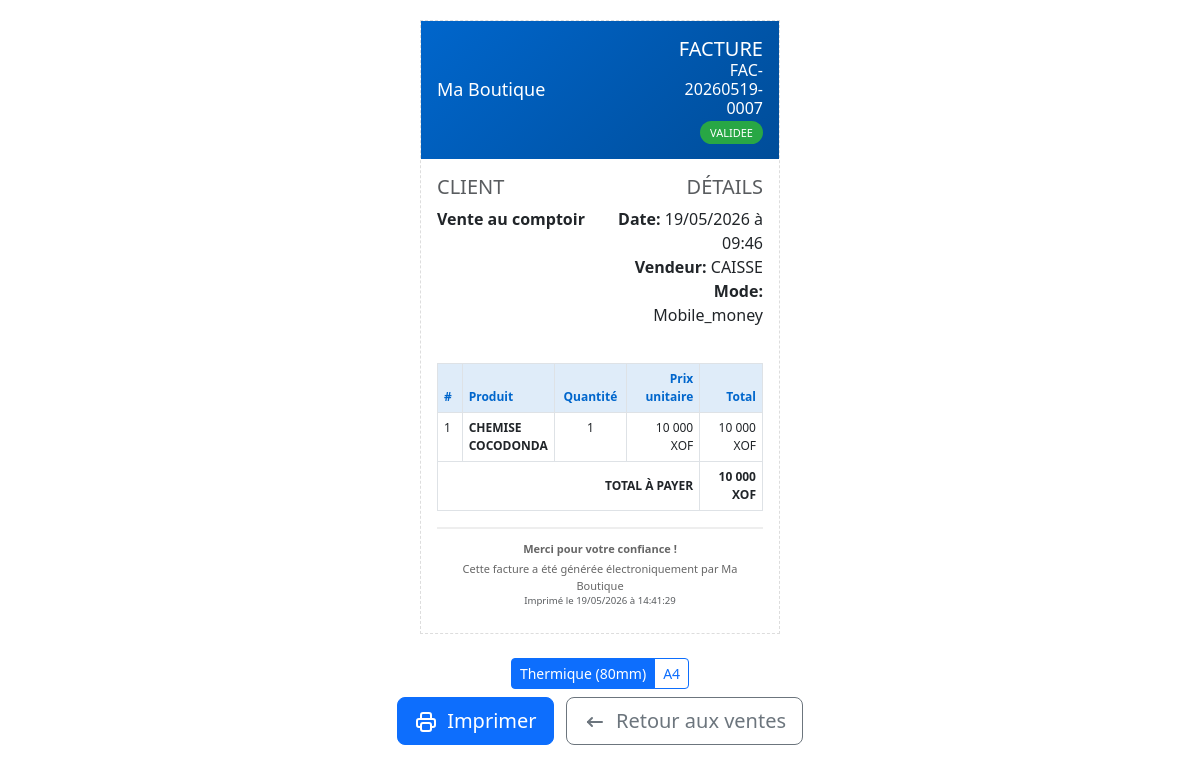
/facture_impression.php?id=43 (signed in), run on the app's committed database.
### tables this page shows
CREATE TABLE `configuration` (
  `id_config` int(11) NOT NULL AUTO_INCREMENT,
  `nom_boutique` varchar(255) NOT NULL COMMENT 'Nom de la boutique/entreprise',
  `slogan` varchar(255) DEFAULT NULL COMMENT 'Slogan ou description courte',
  `logo` varchar(255) DEFAULT NULL COMMENT 'Chemin vers le fichier logo',
  `couleur_primaire` varchar(7) DEFAULT '#e6e64c' COMMENT 'Couleur principale (format HEX)',
  `couleur_secondaire` varchar(7) DEFAULT '#556a94' COMMENT 'Couleur secondaire (format HEX)',
  `adresse` text DEFAULT NULL COMMENT 'Adresse complète de l''entreprise',
  `telephone` varchar(100) DEFAULT NULL COMMENT 'Numéro(s) de téléphone',
  `email` varchar(255) DEFAULT NULL COMMENT 'Adresse email',
  `site_web` varchar(255) DEFAULT NULL COMMENT 'Site web de l''entreprise',
  `num_registre_commerce` varchar(100) DEFAULT NULL COMMENT 'Numéro d''enregistrement (RCCM, etc.)',
  `num_impot` varchar(100) DEFAULT NULL COMMENT 'Numéro fiscal/TVA',
  `devise` varchar(10) DEFAULT '$' COMMENT 'Symbole de la devise utilisée',
  `taux_tva` decimal(5,2) DEFAULT 0.00 COMMENT 'Taux de TVA par défaut (%)',
  `fuseau_horaire` varchar(50) DEFAULT 'Africa/Lubumbashi' COMMENT 'Fuseau horaire',
  `langue` varchar(10) DEFAULT 'fr' COMMENT 'Langue du système (fr, en, etc.)',
  `est_configure` tinyint(1) DEFAULT 0 COMMENT '0=Non configuré, 1=Configuré',
  `date_configuration` datetime DEFAULT NULL COMMENT 'Date de première configuration',
  `date_modification` timestamp NOT NULL DEFAULT current_timestamp() ON UPDATE current_timestamp(),
  `atelier_mode` tinyint(1) NOT NULL DEFAULT 0 COMMENT 'Activer le module Atelier Couture',
  `smtp_host` varchar(255) DEFAULT '' COMMENT 'H',
  `smtp_port` smallint(6) DEFAULT 587 COMMENT 'Port SMTP',
  `smtp_secure` varchar(10) DEFAULT 'tls' COMMENT 'tls ou ssl',
  `smtp_user` varchar(255) DEFAULT '' COMMENT 'Utilisateur SMTP',
  `smtp_pass` varchar(255) DEFAULT '' COMMENT 'Mot de passe SMTP',
  `smtp_from` varchar(255) DEFAULT '' COMMENT 'Email exp',
  `smtp_from_name` varchar(255) DEFAULT '' COMMENT 'Nom exp',
  `email_bilan` varchar(255) DEFAULT '' COMMENT 'Email destinataire bilan',
  `bilan_actif` tinyint(1) DEFAULT 0 COMMENT 'Activer envoi bilan journalier',
  PRIMARY KEY (`id_config`)
);

CREATE TABLE `ventes` (
  `id_vente` int(11) NOT NULL AUTO_INCREMENT,
  `numero_facture` varchar(50) NOT NULL COMMENT 'Numéro unique de la facture',
  `id_client` int(11) DEFAULT NULL COMMENT 'Client (NULL = vente comptoir)',
  `id_vendeur` int(11) NOT NULL COMMENT 'Vendeur/Caissier qui a effectué la vente',
  `montant_total` decimal(15,2) NOT NULL DEFAULT 0.00 COMMENT 'Montant total de la vente',
  `montant_ht` decimal(10,2) DEFAULT 0.00,
  `montant_remise` decimal(15,2) DEFAULT 0.00 COMMENT 'Remise accordée',
  `montant_tva` decimal(15,2) DEFAULT 0.00 COMMENT 'Montant TVA',
  `montant_paye` decimal(15,2) NOT NULL DEFAULT 0.00 COMMENT 'Montant payé par le client',
  `montant_rendu` decimal(15,2) DEFAULT 0.00 COMMENT 'Monnaie rendue',
  `mode_paiement` enum('especes','carte','mobile_money','cheque','credit') DEFAULT 'especes',
  `date_echeance` date DEFAULT NULL,
  `statut` enum('en_cours','validee','annulee') DEFAULT 'validee',
  `notes` text DEFAULT NULL COMMENT 'Notes ou observations',
  `date_vente` datetime DEFAULT current_timestamp() COMMENT 'Date et heure de la vente',
  `date_modification` timestamp NOT NULL DEFAULT current_timestamp() ON UPDATE current_timestamp(),
  `is_confection` tinyint(1) NOT NULL DEFAULT 0 COMMENT 'Commande de confection atelier',
  `type_confection` varchar(100) DEFAULT NULL COMMENT 'Type de confection (chemise, pantalon, boubou...)',
  PRIMARY KEY (`id_vente`),
  UNIQUE KEY `numero_facture` (`numero_facture`),
  UNIQUE KEY `unique_numero_facture` (`numero_facture`),
  KEY `idx_client` (`id_client`),
  KEY `idx_vendeur` (`id_vendeur`),
  KEY `idx_date` (`date_vente`),
  KEY `idx_statut` (`statut`),
  KEY `idx_ventes_date_statut` (`date_vente`,`statut`),
  KEY `idx_ventes_mode_paiement` (`mode_paiement`),
  KEY `idx_ventes_date_echeance` (`date_echeance`)
);

CREATE TABLE `utilisateurs` (
  `id_utilisateur` int(11) NOT NULL AUTO_INCREMENT,
  `nom_complet` varchar(255) NOT NULL COMMENT 'Nom complet de l''utilisateur',
  `login` varchar(100) NOT NULL COMMENT 'Identifiant de connexion (unique)',
  `mot_de_passe` varchar(255) NOT NULL COMMENT 'Mot de passe hashé (password_hash)',
  `email` varchar(255) DEFAULT NULL COMMENT 'Adresse email',
  `telephone` varchar(50) DEFAULT NULL COMMENT 'Numéro de téléphone',
  `niveau_acces` tinyint(1) NOT NULL DEFAULT 2 COMMENT '1=Admin, 2=Vendeur',
  `id_depot` int(11) DEFAULT NULL COMMENT 'Dépôt assigné (obligatoire pour les caissiers/vendeurs)',
  `photo` varchar(255) DEFAULT NULL COMMENT 'Photo de profil',
  `est_actif` tinyint(1) DEFAULT 1 COMMENT '0=Inactif, 1=Actif',
  `date_creation` datetime DEFAULT current_timestamp() COMMENT 'Date de création du compte',
  `date_derniere_connexion` datetime DEFAULT NULL COMMENT 'Dernière connexion',
  `date_modification` timestamp NOT NULL DEFAULT current_timestamp() ON UPDATE current_timestamp(),
  PRIMARY KEY (`id_utilisateur`),
  UNIQUE KEY `login` (`login`),
  KEY `idx_login` (`login`),
  KEY `idx_niveau` (`niveau_acces`),
  KEY `fk_user_depot` (`id_depot`)
);

CREATE TABLE `details_vente` (
  `id_detail` int(11) NOT NULL AUTO_INCREMENT,
  `id_vente` int(11) NOT NULL COMMENT 'Référence à la vente',
  `id_produit` int(11) NOT NULL COMMENT 'Produit vendu',
  `nom_produit` varchar(255) NOT NULL COMMENT 'Nom du produit',
  `quantite` int(11) NOT NULL DEFAULT 1 COMMENT 'Quantité vendue',
  `prix_unitaire` decimal(15,2) NOT NULL COMMENT 'Prix unitaire',
  `prix_achat_unitaire` decimal(15,2) NOT NULL COMMENT 'Prix achat',
  `prix_total` decimal(15,2) NOT NULL COMMENT 'Total ligne',
  `benefice_ligne` decimal(15,2) NOT NULL COMMENT 'Bénéfice ligne',
  `remise_ligne` decimal(15,2) DEFAULT 0.00 COMMENT 'Remise ligne',
  `date_creation` datetime DEFAULT current_timestamp(),
  PRIMARY KEY (`id_detail`),
  KEY `idx_vente` (`id_vente`),
  KEY `idx_produit` (`id_produit`)
);

CREATE TABLE `produits` (
  `id_produit` int(11) NOT NULL AUTO_INCREMENT,
  `code_produit` varchar(100) DEFAULT NULL COMMENT 'Code/Référence unique du produit',
  `nom_produit` varchar(255) NOT NULL COMMENT 'Nom du produit',
  `description` text DEFAULT NULL COMMENT 'Description détaillée',
  `id_categorie` int(11) DEFAULT NULL COMMENT 'Catégorie du produit',
  `id_fournisseur_principal` int(11) DEFAULT NULL COMMENT 'Fournisseur principal du produit',
  `prix_achat` decimal(15,2) NOT NULL DEFAULT 0.00 COMMENT 'Prix d''achat (VISIBLE ADMIN SEULEMENT)',
  `prix_vente` decimal(15,2) NOT NULL DEFAULT 0.00 COMMENT 'Prix de vente recommandé',
  `prix_vente_min` decimal(15,2) DEFAULT NULL COMMENT 'Prix de vente minimum autorisé',
  `quantite_stock` int(11) NOT NULL DEFAULT 0 COMMENT 'Quantité actuelle en stock',
  `seuil_alerte` int(11) DEFAULT 10 COMMENT 'Seuil pour alerte stock faible',
  `seuil_critique` int(11) DEFAULT 5 COMMENT 'Seuil critique (alerte rouge)',
  `unite_mesure` varchar(50) DEFAULT 'pièce' COMMENT 'Unité (pièce, kg, litre, etc.)',
  `image` varchar(255) DEFAULT NULL COMMENT 'Image du produit',
  `code_barre` varchar(100) DEFAULT NULL COMMENT 'Code-barres pour scanner',
  `emplacement` varchar(255) DEFAULT NULL COMMENT 'Emplacement dans le magasin',
  `date_entree` date DEFAULT NULL COMMENT 'Date dernière entrée en stock',
  `date_derniere_vente` datetime DEFAULT NULL COMMENT 'Date de la dernière vente',
  `nombre_ventes` int(11) DEFAULT 0 COMMENT 'Nombre total de ventes',
  `est_actif` tinyint(1) DEFAULT 1 COMMENT '0=Inactif, 1=Actif',
  `date_creation` datetime DEFAULT current_timestamp(),
  `date_modification` timestamp NOT NULL DEFAULT current_timestamp() ON UPDATE current_timestamp(),
  `type_produit` enum('standard','service') NOT NULL DEFAULT 'standard' COMMENT 'standard=avec stock, service=sans stock',
  PRIMARY KEY (`id_produit`),
  UNIQUE KEY `code_produit` (`code_produit`),
  KEY `idx_categorie` (`id_categorie`),
  KEY `idx_stock` (`quantite_stock`),
  KEY `idx_code` (`code_produit`),
  KEY `idx_actif` (`est_actif`),
  KEY `idx_produits_stock_actif` (`quantite_stock`,`est_actif`),
  KEY `idx_fournisseur_principal` (`id_fournisseur_principal`)
);

### config/database.php (called while the page is built, shortened)
<?php
try {
    $dsn = "mysql:host=" . DB_HOST . ";dbname=" . DB_NAME . ";charset=" . DB_CHARSET;
    $options = [
        PDO::ATTR_ERRMODE => PDO::ERRMODE_EXCEPTION,
        PDO::ATTR_DEFAULT_FETCH_MODE => PDO::FETCH_ASSOC,
        PDO::ATTR_EMULATE_PREPARES => false,
        PDO::ATTR_PERSISTENT => false,
        PDO::MYSQL_ATTR_INIT_COMMAND => "SET NAMES " . DB_CHARSET
    ];
    $pdo = new PDO($dsn, DB_USER, DB_PASS, $options);
    function get_system_config() {
        global $pdo;
        try {
            $stmt = $pdo->query("SELECT * FROM configuration WHERE id_config = 1");
            return $stmt->fetch();
        } catch (PDOException $e) {
            error_log("Erreur get_system_config: " . $e->getMessage());
            return null;
        }
    }
    function db_query($sql, $params = []) {
        global $pdo;
        try {
            $stmt = $pdo->prepare($sql);
            $stmt->execute($params);
            return $stmt;
        } catch (PDOException $e) {
            error_log("Erreur SQL: " . $e->getMessage());
            throw $e;
        }
    }
    function db_fetch_one($sql, $params = []) {
        $stmt = db_query($sql, $params);
        return $stmt->fetch();
    }
    function db_fetch_all($sql, $params = []) {
        $stmt = db_query($sql, $params);
        return $stmt->fetchAll();
    }
} catch (PDOException $e) {
    $error_message = "Impossible de se connecter à la base de données.";
    error_log("Erreur de connexion PDO: " . $e->getMessage());
    if (defined('DEBUG_MODE') && DEBUG_MODE === true) {
        die_error($error_message . "<br><br><strong>Détails techniques :</strong><br>" . $e->getMessage());
    } else {
        die_error($error_message . "<br>Veuillez contacter l'administrateur système.");
    }
}

### protection_pages.php (called while the page is built, shortened)
<?php
require_once __DIR__ . '/config/database.php';
$config = get_system_config();
$devise = $config['devise'];
?>

### facture_impression.php (the view, shortened to what this page needs)
<?php
require_once 'protection_pages.php';
$id_vente = $_GET['id'] ?? 0;
$format = $_GET['format'] ?? 'thermal';
$vente = db_fetch_one("
    SELECT
        v.*,
        c.nom_client,
        c.telephone as client_tel,
        c.adresse as client_adresse,
        u.nom_complet as nom_vendeur
    FROM ventes v
    LEFT JOIN clients c ON v.id_client = c.id_client
    INNER JOIN utilisateurs u ON v.id_vendeur = u.id_utilisateur
    WHERE v.id_vente = ?
", [$id_vente]);
$details = db_fetch_all("
    SELECT
        vd.*,
        p.nom_produit
    FROM details_vente vd
    INNER JOIN produits p ON vd.id_produit = p.id_produit
    WHERE vd.id_vente = ?
    ORDER BY vd.id_detail
", [$id_vente]);
?>
<!DOCTYPE html>
<html lang="fr">
<head>
    <link href="https://cdn.jsdelivr.net/npm/bootstrap@5.3.0/dist/css/bootstrap.min.css" rel="stylesheet">
</head>
<body>
    <div class="invoice-container">
        <div class="invoice-header">
            <div class="row align-items-center">
                <div class="col-md-8">
                    <h1 class="mb-0"><?php echo htmlspecialchars($config['nom_boutique']); ?></h1>
                </div>
                <div class="col-md-4 text-end">
                    <h2 class="mb-0">FACTURE</h2>
                    <h4 class="mb-0"><?php echo $vente['numero_facture']; ?></h4>
                    <span class="badge-paid"><?php echo strtoupper($vente['statut']); ?></span>
                </div>
            </div>
        </div>
        <div class="invoice-body">
            <div class="row mb-4">
                <div class="col-md-6">
                    <div class="info-block">
                        <h5 class="text-uppercase text-muted mb-2">Client</h5>
                        <strong><?php echo htmlspecialchars($vente['nom_client'] ?? 'Vente au comptoir'); ?></strong>
                    </div>
                </div>
                <div class="col-md-6 text-end">
                    <div class="info-block">
                        <h5 class="text-uppercase text-muted mb-2">Détails</h5>
                        <strong>Date:</strong> <?php echo date('d/m/Y à H:i', strtotime($vente['date_vente'])); ?><br>
                        <strong>Vendeur:</strong> <?php echo htmlspecialchars($vente['nom_vendeur']); ?><br>
                        <strong>Mode:</strong> <?php echo ucfirst($vente['mode_paiement']); ?>
                    </div>
                </div>
            </div>
            <table class="table table-bordered invoice-table">
                <thead>
                    <tr>
                        <th width="50">#</th>
                        <th>Produit</th>
                        <th width="100" class="text-center">Quantité</th>
                        <th width="120" class="text-end">Prix unitaire</th>
                        <th width="120" class="text-end">Total</th>
                    </tr>
                </thead>
                <tbody>
                    <?php foreach ($details as $index => $detail): ?>
                    <tr>
                        <td><?php echo $index + 1; ?></td>
                        <td>
                            <strong><?php echo htmlspecialchars($detail['nom_produit']); ?></strong>
                        </td>
                        <td class="text-center"><?php echo $detail['quantite']; ?></td>
                        <td class="text-end"><?php echo number_format($detail['prix_unitaire'], 0, ',', ' '); ?> <?php echo $devise; ?></td>
                        <?php $total_ligne = ($detail['prix_total'] > 0) ? $detail['prix_total'] : ($detail['quantite'] * $detail['prix_unitaire']); ?>
                        <td class="text-end"><?php echo number_format($total_ligne, 0, ',', ' '); ?> <?php echo $devise; ?></td>
                    </tr>
                    <?php endforeach; ?>
                </tbody>
                <tfoot>
                    <tr class="total-row">
                        <td colspan="4" class="text-end"><strong>TOTAL À PAYER</strong></td>
                        <td class="text-end"><strong><?php echo number_format($vente['montant_total'], 0, ',', ' '); ?> <?php echo $devise; ?></strong></td>
                    </tr>
                </tfoot>
            </table>
            <div class="footer-text">
                <p class="mb-1"><strong>Merci pour votre confiance !</strong></p>
                <p class="mb-0">Cette facture a été générée électroniquement par <?php echo htmlspecialchars($config['nom_boutique']); ?></p>
                <p class="mb-0 text-muted small">Imprimé le <?php echo date('d/m/Y à H:i:s'); ?></p>
            </div>
        </div>
    </div>
    <div class="text-center my-4 no-print">
        <div class="mb-2">
            <div class="btn-group" role="group" aria-label="Choix format">
                <a href="facture_impression.php?id=<?php echo $id_vente; ?>&format=thermal" class="btn btn-sm <?php echo $format === 'thermal' ? 'btn-primary' : 'btn-outline-primary'; ?>">Thermique (80mm)</a>
                <a href="facture_impression.php?id=<?php echo $id_vente; ?>&format=a4" class="btn btn-sm <?php echo $format === 'a4' ? 'btn-primary' : 'btn-outline-primary'; ?>">A4</a>
            </div>
        </div>
        <button onclick="window.print()" class="btn btn-primary btn-lg me-2">
            Imprimer
        </button>
        <a href="listes.php?page=ventes" class="btn btn-outline-secondary btn-lg">
            Retour aux ventes
        </a>
    </div>
</body>
</html>

### data on the page
configuration: nom_boutique "Ma Boutique", devise "XOF"
ventes: numero_facture "FAC-20260519-0007", statut "VALIDEE", date_vente "19/05/2026 à 09:46", utilisateurs.nom_complet "CAISSE", mode_paiement "Mobile_money", montant_total "10 000"
details_vente: id_produit.nom_produit "CHEMISE COCODONDA", quantite "1", prix_unitaire "10 000", prix_total "10 000"

### other printed values
$vente['nom_client'] "Vente au comptoir"
